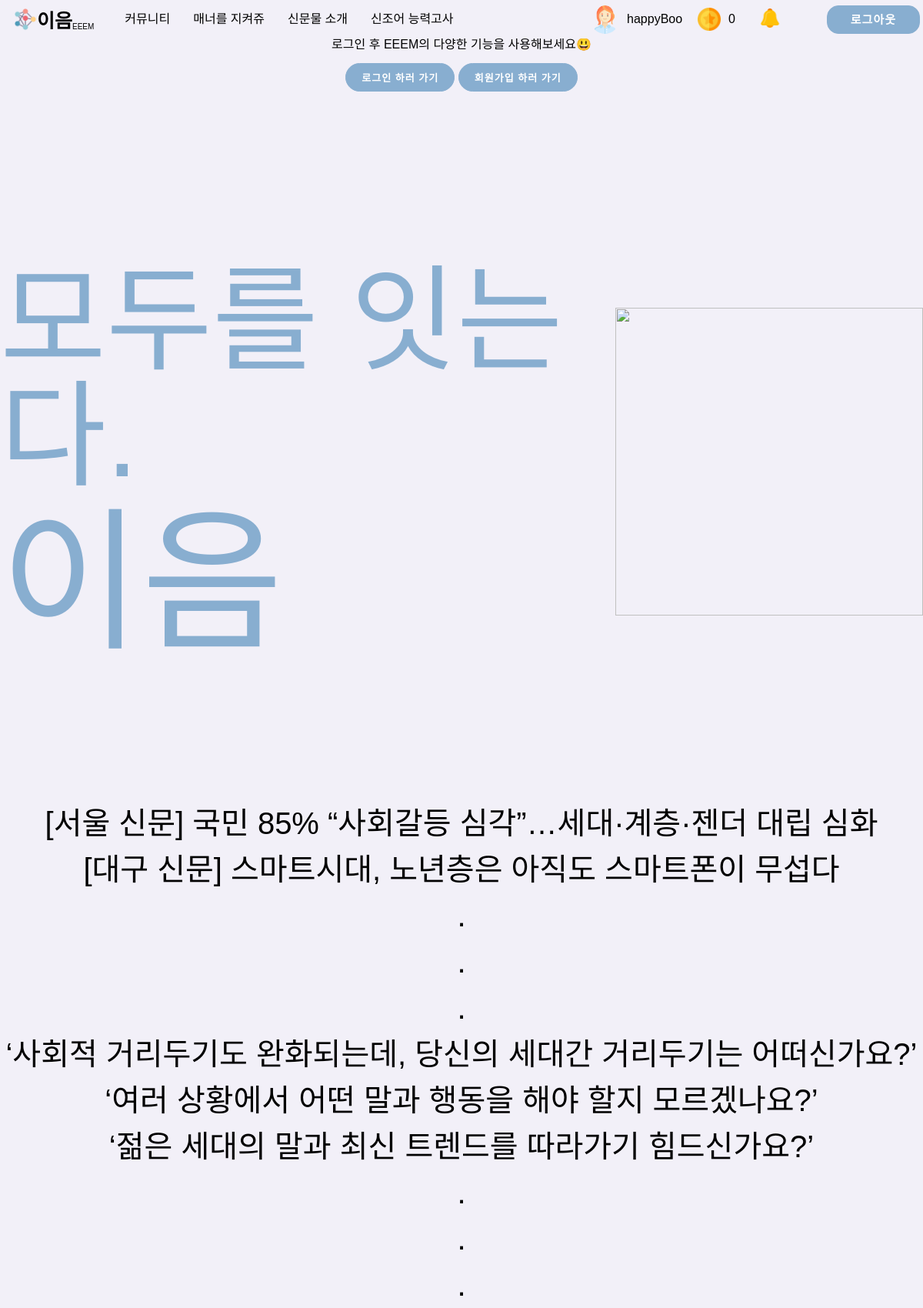
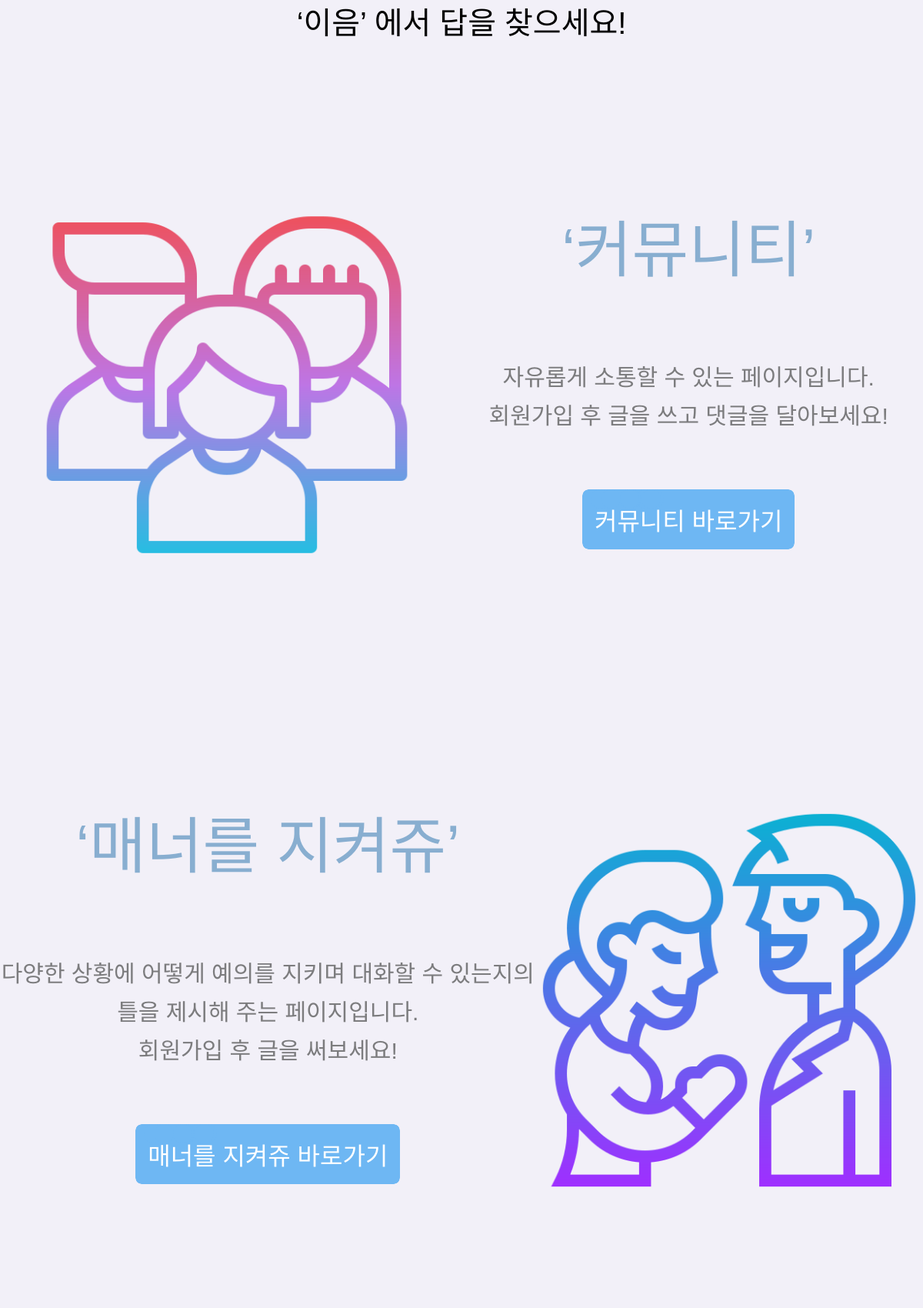
The page / (signed in, upper part) on the database its author committed (2 pictures, top to bottom).
### account/models.py (models this page shows)
class CustomUser(AbstractUser):
    SEX_CHOICES = (("", "성별을 선택하세요"), ("남", "남"), ("여", "여"))
    AGE_CHOICES = (
        ("", "나이대를 선택하세요"),
        ("5", "10대 이하"),
        ("10", "10대"),
        ("20", "20대"),
        ("30", "30대"),
        ("40", "40대"),
        ("50", "50대 이상"),
    )
    sex = models.CharField(
        max_length=3, choices=SEX_CHOICES, help_text="성별을 선택하세요", null=False
    )
    age = models.CharField(
        max_length=10, choices=AGE_CHOICES, help_text="나이대를 선택하세요", null=False
    )
    nickname = models.CharField(max_length=10,default="")
    profile=models.ImageField(null=True,blank=True)
    coin=models.IntegerField(default=0)

### main/views.py (the view)
# urls.py: 2. Add a URL to urlpatterns:  path('', views.home, name='home')
def home(request):
    return render(request, "homepage.html")

### main/context_processors.py (called while the page is built)
def getNotification(request):
    allnotification=notification.objects.filter(user=request.user.id)
    return{
        "notifications":allnotification
    }

### main/templates/homepage.html (shortened to what this page needs)
{% extends 'base.html' %}{% load static %} {% block content %}
<head>
    <link rel="stylesheet" href='{% static "css/homepage.css" %}'>
</head>
<body>
    <main class="main">
        <section class="firstPage">
            <div class="firstPageTitle">
                <span>모두를 잇는다.</span><br>
                <span class="EEEM">이음</span>
            </div>
            <img class="firstPageImg" src="{% static 'img/connection3.png' %}">
        </section>
        <section class="welcome">
            <a  class="question" href="https://www.seoul.co.kr/news/newsView.php?id=20190927028001">[서울 신문] 국민 85% “사회갈등 심각”…세대·계층·젠더 대립 심화</a>
            <a  class="question" href="https://www.idaegu.co.kr/news/articleView.html?idxno=298302">[대구 신문] 스마트시대, 노년층은 아직도 스마트폰이 무섭다</a>
            <div class="question">.</div>
            <div class="question">.</div>
            <div class="question">.</div>
            <div class="question">‘사회적 거리두기도 완화되는데, 당신의 세대간 거리두기는 어떠신가요?’</div>
            <div class="question">‘여러 상황에서 어떤 말과 행동을 해야 할지 모르겠나요?’</div>
            <div class="question">‘젊은 세대의 말과 최신 트렌드를 따라가기 힘드신가요?’</div>
            <div class="question">.</div>
            <div class="question">.</div>
            <div class="question">.</div>
            <div class="question">‘이음’ 에서 답을 찾으세요!</div>
        </section>
        <section class="mainPage community" id="sec1">
            <img src="{% static 'img/community.png' %}">
            <div class="text">
                <div class="title">‘커뮤니티’</div>
                <div class="description">자유롭게 소통할 수 있는 페이지입니다.</div>
                <div class="description">회원가입 후 글을 쓰고 댓글을 달아보세요!</div>
                <form class="goto" action="{% url 'community' %}">
                    <button id="gooey-button">
                        커뮤니티 바로가기
                        <span class="bubbles">
                            <span class="bubble"></span>
                            <span class="bubble"></span>
                            <span class="bubble"></span>
                            <span class="bubble"></span>
                            <span class="bubble"></span>
                            <span class="bubble"></span>
                            <span class="bubble"></span>
                            <span class="bubble"></span>
                            <span class="bubble"></span>
                            <span class="bubble"></span>
                        </span>
                    </button>
                </form>
            </div>
        </section>
        <section class="mainPage manner" id="sec2">
            <img src="{% static 'img/respect.png' %}">
            <div class="text">
                <div class="title">‘매너를 지켜쥬’</div>
                <div class="description">다양한 상황에 어떻게 예의를 지키며 대화할 수 있는지의</div>
                <div class="description">틀을 제시해 주는 페이지입니다.</div>
                <div class="description">회원가입 후 글을 써보세요!</div>
                <form class="goto" action="{% url 'manner' %}">
                    <button id="gooey-button">
                        매너를 지켜쥬 바로가기
                        <span class="bubbles">
                            <span class="bubble"></span>
                            <span class="bubble"></span>
                            <span class="bubble"></span>
                            <span class="bubble"></span>
                            <span class="bubble"></span>
                            <span class="bubble"></span>
                            <span class="bubble"></span>
                            <span class="bubble"></span>
                            <span class="bubble"></span>
                            <span class="bubble"></span>
                        </span>
                    </button>
                </form>
            </div>
        </section>
    </main>
</body>
</html>
{% endblock %}

### gyeongsoton/templates/base.html (shortened to what this page needs)
<!DOCTYPE html>
<html lang="ko">
  {% load static %}
  <head>
    <link rel="stylesheet" href='{% static "css/navbar.css" %}' />
    <link rel="stylesheet" href='{% static "css/reset.css" %}' />
    <link
      rel="stylesheet"
      href="https://cdnjs.cloudflare.com/ajax/libs/jquery-modal/0.9.1/jquery.modal.min.css"
    />
  </head>
  <body>
    <nav class="navbar">
      <div class="navbar__brand">
        <a href="{%url 'home' %}">
          <div>
            <img src="{% static 'img/logo.png' %}" />
            <strong>이음</strong>
            <span>EEEM</span>
          </div>
        </a>
      </div>
      <ul class="navbar__buttons">
        <li class="nav-item co">
          <a class="nav-link" href="{%url 'community' %}">커뮤니티</a>
        </li>
        <li class="nav-item ma">
          <a class="nav-link" href="{%url 'manner' %}">매너를 지켜쥬</a>
        </li>
        <li class="nav-item ne">
          <a class="nav-link" href="{%url 'newproduct' %}">신문물 소개</a>
        </li>
        <li class="nav-item te">
          <a class="nav-link" href="{%url 'newterms' %}">신조어 능력고사</a>
        </li>
      </ul>
       {% if user.is_authenticated %}
      <a class="logout__btn" href="{%url 'logout' %}">
        <span>로그아웃</span>
      </a>
      {% if user.profile %}
        <div class="user">
          <div class="userprofile">
            <img
              src="{{request.user.profile.url}}"
              style="border-radius: 70%; margin-right: 10px"
              alt="user"
              width="37px"
              class="rounded-circle"
            />
            <div class="username"><span>{{request.user.nickname}}</span></div>
          </div>
          {% endif %}
          <div class="coin">
            <img
              src="{% static 'img/coin.png' %}"
              width="30px"
              style="margin-right: 10px"
            />
            <span class="cointext" style="margin-right: 30px;">{{request.user.coin}}</span>
          </div>
          <div class="bell">
            <span class="profile icon" id="bell">
              <img src="/static/img/bell.png" style="width:30px; height:25px;"/>
            </span>
          </div>
        </div>
      {% endif %}
    </nav>
    <div id="loginmodal" class="modal">
      <p>로그인 후 EEEM의 다양한 기능을 사용해보세요😃<br /><br /></p>
      <button class="tologinbtn" onclick="location.href='{% url 'login' %}'">
        로그인 하러 가기
      </button>
      <button class="tologinbtn" onclick="location.href='{% url 'signup' %}'">
        회원가입 하러 가기
      </button>
    </div>
    {% block content %} {% endblock %}
  </body>
</html>

### main/static/css/navbar.css (style rules this page uses)
body { background-color: rgb(242, 240, 248); }
.navbar { background-color: rgb(242, 240, 248); display: flex; align-items: center; padding: 10px 8px; position: fixed; width: 100%; z-index: 999; }
.navbar__brand { display: flex; justify-content: center; align-items: center; padding: 0px 10px; }
.navbar__brand div { display: flex; justify-content: center; align-items: flex-end; }
.navbar__brand strong { font-size: 25px; }
.navbar__brand span { font-size: 10px; }
.navbar__brand img { width: 30px; height: 30px; }
.navbar__buttons { display: flex; align-items: center; justify-content: space-around; }
.nav-item { width: auto; height: 20px; margin-left: 30px; display: flex; justify-content: center; align-items: center; }
.nav-link { color: white; }
.logout__btn { border-radius: 15px; border: 1px solid #88aed0; background-color: #88aed0; font-size: 15px; font-weight: bold; letter-spacing: 1px; text-transform: uppercase; transition: transform 80ms ease-in; position: absolute; right: 20px; padding: 10px 30px; }
.logout__btn span { color: white; }
.user { display: flex; justify-content: center; align-items: center; position: absolute; right: 200px; }
.userprofile { display: flex; justify-content: center; align-items: center; margin-right: 20px; }
.coin { display: flex; justify-content: center; align-items: center; }
.bell { display: flex; justify-content: center; align-items: center; border-color: rgb(242, 240, 248); }
.text { color: rgb(124, 124, 126); font-size: 16px; }

### gyeongsoton/templates/base.html (style rules this page uses)
a:link { color: black; text-decoration: none; }

### rows shown on the page
CustomUser: user.profile (picture), user.nickname "happyBoo", user.coin "0"
